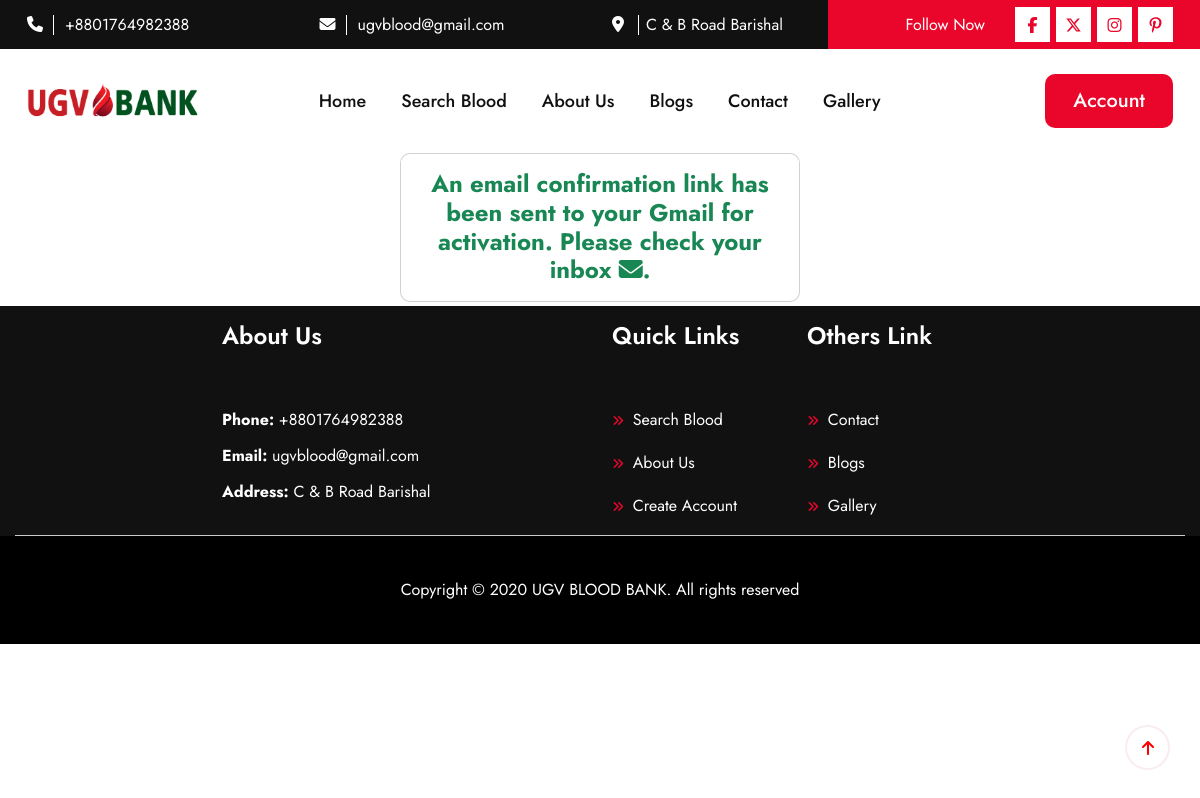
Screenshot of /confirm_email/ with the database file from the repository.
### blood/models.py (models this page shows, shortened)
class SiteInfo(models.Model):
    site_name = models.CharField(max_length=20)
    site_logo = models.ImageField(upload_to='logo/')
    email = models.EmailField()
    phone = models.CharField(max_length=14)
    address = models.CharField(max_length=100)
    site_facebook = models.URLField(max_length=100)
    site_x = models.URLField(max_length=100)
    site_instagram = models.URLField(max_length=100)
    site_pinterest = models.URLField(max_length=100)

### authportal/views.py (the view)
# urls.py: path('confirm_email/',confirm_email, name='confirm_email'),
def confirm_email(request):
    return render(request,'authportal/confirm_email_sent.html')

### blood/context_processors.py (called while the page is built)
def site_information(request):
    site_info = SiteInfo.objects.first()
    return {
        'site_info': site_info
    }

### templates/authportal/confirm_email_sent.html (shortened to what this page needs)
{% extends 'base.html' %}
{% load crispy_forms_tags %}
{% block content %}
<div class="container d-flex justify-content-center align-items-center mb-1">
    <div class="card p-3" style="width: 100%; max-width: 400px;background-color: white; border-radius: 10px;">
        <h5 class="text-center text-success ">
            An email confirmation link has been sent to your Gmail for activation. Please check your inbox <i class="fa fa-envelope" aria-hidden="true"></i>.
        </h5>
    </div>
</div>
{% endblock content %}

### templates/header.html (shortened to what this page needs)
{% load static %}
  <header>
    <div class="header_top d-none d-lg-block d-xl-block d-xxl-block">
      <div class="container">
        <div class="row">
          <div class="col-xl-3 col-lg-3">
            <div class="header_top_content">
              <span><i class="fa-solid fa-phone"></i></span>
              <a href="tel:{{ site_info.phone }}">{{ site_info.phone }}</a>
            </div>
          </div>
          <div class="col-xl-3 col-lg-3">
            <div class="header_top_content">
              <span><i class="fa-solid fa-envelope"></i></span>
              <a href="mailto:{{ site_info.email }}">{{ site_info.email }}</a>
            </div>
          </div>
          <div class="col-xl-3 col-lg-3">
            <div class="header_top_content">
              <span><i class="fa-solid fa-location-dot"></i></span>
              <a href="#">{{ site_info.address }}</a>
            </div>
          </div>
          <div class="col-xl-3 col-lg-3">
            <div class="header_top_social">
              <p>Follow Now</p>
              <ul class="d-flex">
                <li><a href="{{ site_info.site_facebook }}"><i class="fa-brands fa-facebook-f"></i></a></li>
                <li><a href="{{ site_info.site_x }}"><i class="fa-brands fa-x-twitter"></i></a></li>
                <li><a href="{{ site_info.site_instagram }}"><i class="fa-brands fa-instagram"></i></a></li>
                <li><a href="{{ site_info.site_pinterest }}"><i class="fa-brands fa-pinterest-p"></i></a></li>
              </ul>
            </div>
          </div>
        </div>
      </div>
    </div>
    <div class="header_bottom header_bottom2">
      <div class="container">
        <div class="row align-items-center position-relative">
          <div class="col-xl-2 col-lg-2 col-md-4 col-6">
            <div class="header_logo">
              <a href="{% url 'home' %}"><img  src="{% static 'assets/logo/logo.png' %}" alt="images not founds" class="img-fluid"></a>
            </div>
          </div>
          <div class="col-xl-7 col-lg-8 d-none d-xxl-block d-xl-block">
            <ul class="main_menu">
              <li><a href="{% url 'home' %}">Home</a></li>
              <li><a href="{% url 'donor_list' %}">Search Blood</a></li>
              <li><a href="{% url 'about' %}">About Us</a></li>
              <li><a href="{% url 'blog_list' %}">Blogs</a></li>
              <li><a href="{% url 'contact' %}">Contact</a></li>
              <li><a href="{% url 'gallery' %}">Gallery</a></li>
            </ul>
          </div>
          <div class="col-xl-3 col-lg-2 d-none d-xxl-block d-xl-block">
            <div class="header_search_menu d-flex">
                {% if request.user.is_authenticated %}
                    <div class="dropdown">
                        <button class="btn red_btn get_code dropdown-toggle" type="button" id="userDropdown" data-bs-toggle="dropdown" aria-expanded="false">
                            {{ request.user.username }}
                        </button>
                        <ul class="dropdown-menu" aria-labelledby="userDropdown">
                          <li>
                            <a class="dropdown-item" href="{% url 'my_details' %}">
                              <i class="fas fa-info-circle"></i> My Details
                          </a>
                          </li>
                            <li>
                                <a class="dropdown-item" href="{% url 'manage_profile' %}">
                                    <i class="fas fa-user-edit"></i> Update Profile
                                </a>
                            </li>
                            <li>
                                <a class="dropdown-item" href="{% url 'change_password' %}">
                                    <i class="fas fa-key"></i> Change Password
                                </a>
                            </li>
                            <li>
                                <a class="dropdown-item" href="{% url 'logout' %}">
                                    <i class="fas fa-sign-out-alt"></i> Logout
                                </a>
                            </li>
                        </ul>
                    </div>
                {% else %}
                    <div>
                        <a href="{% url 'login' %}" class="red_btn get_code">Account</a>
                    </div>
                {% endif %}
            </div>
        </div>
        </div>
      </div>
    </div>
  </header>

### templates/footer.html
{% load static %}
  <footer>
    <div class="footer_top pt-3">
      <div class="container ">
        <div class="row border-bottom justify-content-center">
          <div class="col-xl-4 col-lg-4 col-md-6 col-sm-6 col-12 ">
            <div class="footer_content">
              <h5>About Us</h5>
              <ul class="list-unstyled">
                {% if site_info.phone %}
                    <li><span>Phone:</span> {{ site_info.phone }}</li>
                {% endif %}
                {% if site_info.email %}
                    <li><span>Email:</span> {{ site_info.email }}</li>
                {% endif %}
                {% if site_info.address %}
                    <li><span>Address:</span> {{ site_info.address }}</li>
                {% endif %}
            </ul>
            </div>
          </div>
          <div class="col-xl-2 col-lg-2 col-md-6 col-6 ">
            <div class="footer_content">
              <h5>Quick Links</h5>
              <ul>
                <li><a href="{% url 'donor_list' %}"><i class="fa-solid fa-angles-right"></i> Search Blood</a></li>
                <li><a href="{% url 'about' %}"><i class="fa-solid fa-angles-right"></i> About Us</a></li>
                <li><a href="{% url 'signup' %}"><i class="fa-solid fa-angles-right"></i> Create Account</a></li>
              </ul>
            </div>
          </div>
          <div class="col-xl-2 col-lg-2 col-md-6 col-6 ">
            <div class="footer_content">
              <h5>Others Link</h5>
              <ul>
                <li><a href="{% url 'contact' %}"><i class="fa-solid fa-angles-right"></i> Contact</a></li>
                <li><a href="{% url 'blog_list' %}"><i class="fa-solid fa-angles-right"></i> Blogs</a></li>
                <li><a href="{% url 'gallery' %}"><i class="fa-solid fa-angles-right"></i> Gallery</a></li>
              </ul>
            </div>
          </div>
        </div>
      </div>
    </div>
    <div class="footer_bottom">
      <div class="container">
        <div class="row">
          <div class="col-12 text-center">
            <p>Copyright &copy; 2020 {{ site_info.site_name}}. All rights reserved</p>
          </div>
        </div>
      </div>
    </div>
  </footer>

### blood/static/assets/css/fancybox.css (style rules this page uses)
:root { --f-spinner-width: 36px;--f-spinner-height: 36px;--f-spinner-color-1: rgba(0, 0, 0, 0.1);--f-spinner-color-2: rgba(17, 24, 28, 0.8);--f-spinner-stroke: 2.75 }
:root { --f-button-width: 40px;--f-button-height: 40px;--f-button-border: 0;--f-button-border-radius: 0;--f-button-color: #374151;--f-button-bg: #f8f8f8;--f-button-hover-bg: #e0e0e0;--f-button-active-bg: #d0d0d0;--f-button-shadow: none;--f-button-transition: all 0.15s ease;--f-button-transform: none;--f-button-svg-width: 20px;--f-button-svg-height: 20px;--f-button-svg-stroke-width: 1.5;--f-button-svg-fill: none;--f-button-svg-filter: none;--f-button-svg-disabled-opacity: 0.65 }

### rows the page displays
SiteInfo: phone "+8801764982388", email "ugvblood@gmail.com", address "C & B Road Barishal", site_name "UGV BLOOD BANK"
